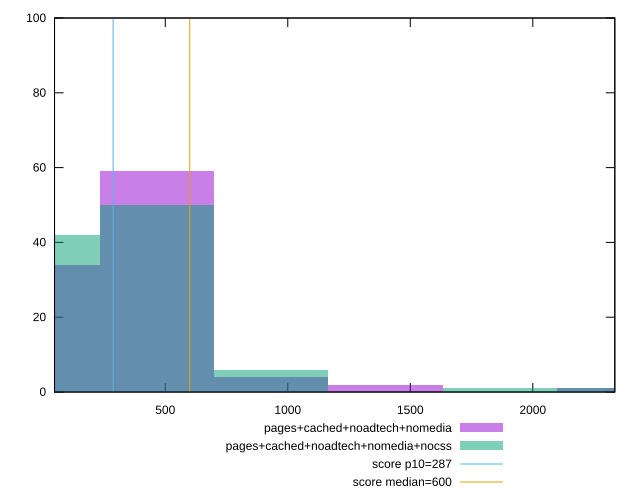

Generate this figure with gnuplot:
reset

$pagesCachedNoadtechNomedia <<EOF
0 34
466.1757242343381 59
932.3514484686762 4
2330.8786211716906 1
1398.5271727030142 2
EOF

$pagesCachedNoadtechNomediaNocss <<EOF
0 42
466.1757242343381 50
932.3514484686762 6
1864.7028969373523 1
2330.8786211716906 1
EOF

set key outside below
set boxwidth 466.1757242343381
set xrange [48:2334.86]
set yrange [0:100]
set trange [0:100]
set style fill transparent solid 0.5 noborder

set parametric
set terminal svg size 640, 500 enhanced background rgb 'white'
set output "report_00013_2021-02-09T12-04-24.940Z/total-blocking-time/comparison/histogram/3_vs_4.svg"

plot $pagesCachedNoadtechNomedia title "pages+cached+noadtech+nomedia" with boxes, \
     $pagesCachedNoadtechNomediaNocss title "pages+cached+noadtech+nomedia+nocss" with boxes, \
     287,t title "score p10=287", \
     600,t title "score median=600"

reset
